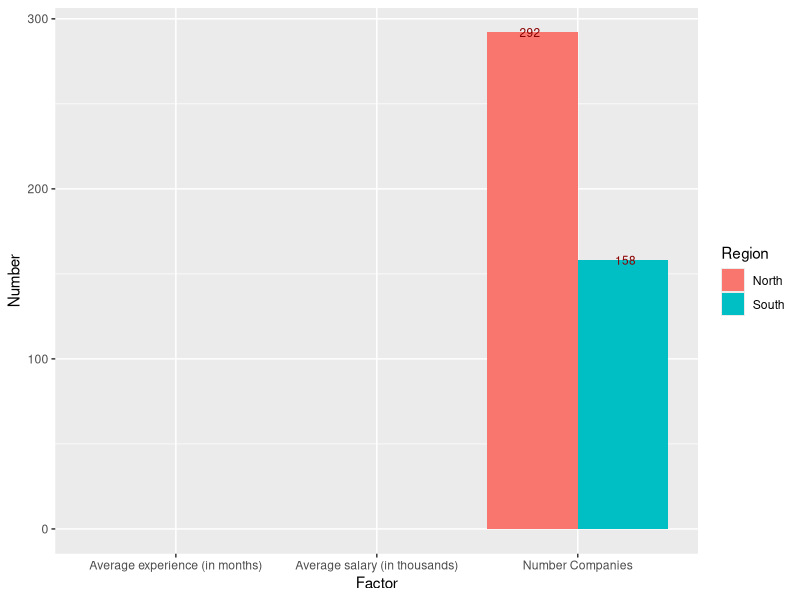
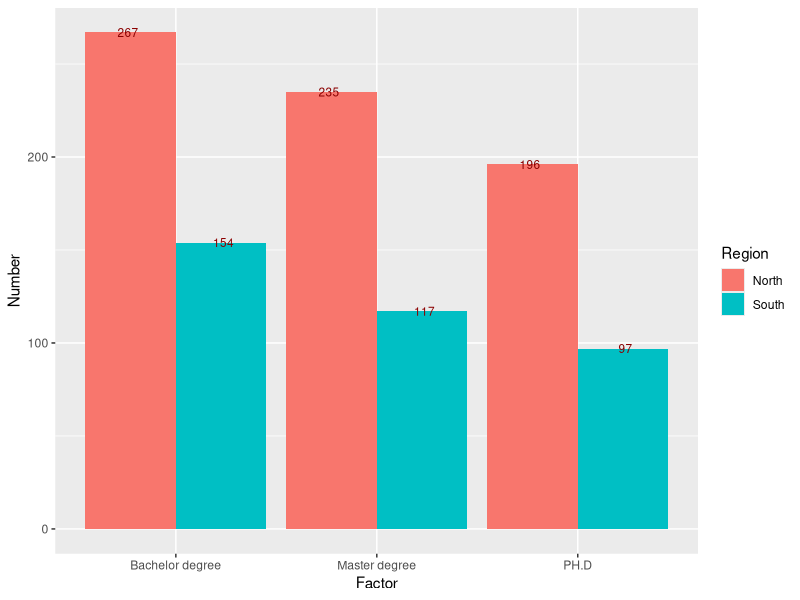
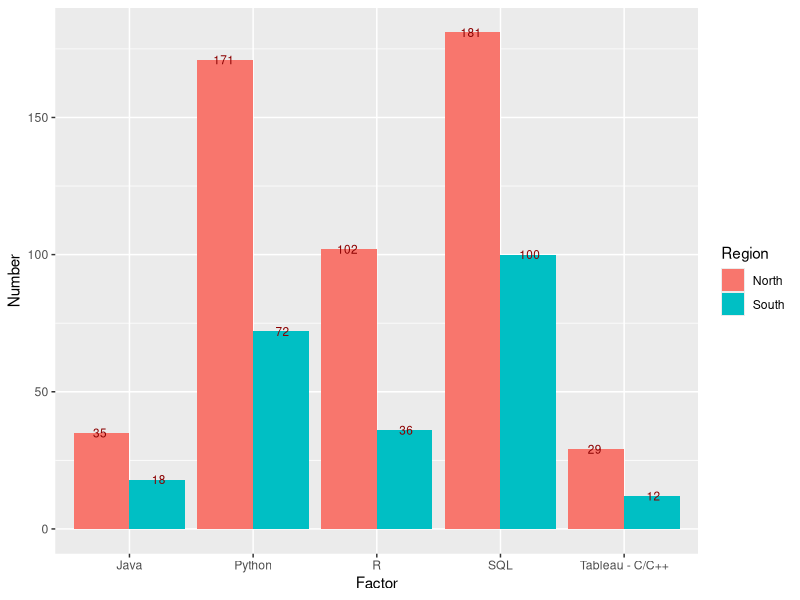

These figures' R source, in order: (Note: this script raises an error after producing the figures.)
## ---- chunk 1
pkg_list = c("ggplot2", "plyr", "stringr")
mia_pkgs = pkg_list[!(pkg_list %in% installed.packages()[,"Package"])]
if(length(mia_pkgs) > 0) install.packages(mia_pkgs)
loaded_pkgs = lapply(pkg_list, require, character.only=TRUE)
## ---- chunk 2
jdata = read.csv("datarelatedjobs.csv")
jdata$X = NULL
names(jdata)
head(jdata)
summary(jdata)
str(jdata)
## ---- chunk 3
for(i in 1:length(jdata$Standing)){
  if(is.na(jdata$Standing[i])){
    jdata$Standing[i] = "All levels"
  }
}  
## ---- chunk 4
count(jdata$Standing)
## ---- chunk 5
North_sub = jdata[which(jdata$Region == "North CA"),]
head(North_sub,5)
South_sub = jdata[which(jdata$Region == "South CA"),]
head(South_sub,5)
## ---- chunk 6
n_companies_north = rep(0, length(count(North_sub$Company)$freq))
n_companies_south = rep(0, length(count(South_sub$Company)$freq))

for(i in 1:length(count(North_sub$Company)$freq)){
  if(count(North_sub$Company)$freq[i] == 1){
    n_companies_north[i] = count(North_sub$Company)$freq[i] 
  } else{
    n_companies_north[i] = 1
  }
}

for(i in 1:length(count(South_sub$Company)$freq)){
  if(count(South_sub$Company)$freq[i] == 1){
    n_companies_south[i] = count(South_sub$Company)$freq[i] 
  } else{
    n_companies_south[i] = 1
  }
}
sum(n_companies_north)
sum(n_companies_south)
## ---- chunk 7
avg_exp_N = round(mean(North_sub$Minimum_exp_years)*12,0)
avg_exp_S = round(mean(South_sub$Minimum_exp_years)*12,0)
avg_exp_N
avg_exp_S
## ---- chunk 8
#Use NA.omit to omit to take out NA values then use mean function to find average
Omit_yr_salary_N = na.omit(North_sub$Estimate_minimum_average_salary)
Omit_yr_salary_S = na.omit(South_sub$Estimate_minimum_average_salary)
North_Est_min_salary = round(mean(Omit_yr_salary_N)/1000,2)
South_Est_min_salary = round(mean(Omit_yr_salary_S)/1000,2)

North_Est_min_salary
South_Est_min_salary
## ---- chunk 9
firstdf = data.frame(
          Region = rep(c("North", "South"), each = 3),
          Factor = rep(c("Average experience (in months)", "Average salary (in thousands)","Number Companies")),
          Number = c(avg_exp_N, North_Est_min_salary, sum(n_companies_north),
                     avg_exp_S, South_Est_min_salary, sum(n_companies_south)))

plotfirst = ggplot(data = firstdf, aes(x = Factor, y = Number, fill = Region)) + 
    geom_bar(stat = "identity", position=position_dodge()) +  
    geom_text(aes(label = Number), position = position_dodge(0.95), vjust=0.5, color = "darkred", size = 3)

#jpeg('plotfirst.jpg')
#plot(plotfirst)
plotfirst

## ---- chunk 10
#Nearly same as counting number of companies:
#Create 3 vectors: n_bach, n_master, n_phd to store the values.
#For this one we need to use stringr.
#Ex: All levels -> n_bach = n_bach + 1, n_master = n_master + 1, n_phd = n_phd + 1
#BS/MS ->  n_bach = n_bach + 1, n_master = n_master + 1 (Use  stringr so that we can get only BS or only MS)
Standing_sub = jdata[which(jdata$Standing != "NA"),]
North_sub_st = Standing_sub[which(Standing_sub$Region == "North CA"),]
South_sub_st = Standing_sub[which(Standing_sub$Region == "South CA"),]
## ---- chunk 11
n_bach_S = length(str_subset(South_sub_st$Standing, pattern = "^B")) + count(South_sub_st$Standing)$freq[which(count(South_sub_st$Standing) == "All levels")]  
n_bach_S

n_master_S = length(str_subset(South_sub_st$Standing, pattern = "^MS")) + length(str_subset(South_sub_st$Standing, pattern = "MS$")) + count(South_sub_st$Standing)$freq[which(count(South_sub_st$Standing) == "All levels")] - length(str_subset(South_sub_st$Standing, pattern = "^MS$"))
n_master_S

n_PH.D_S = length(str_subset(South_sub_st$standing, pattern = "^PH.D")) + length(str_subset(South_sub_st$Standing, pattern = "PH.D$")) + count(South_sub_st$Standing)$freq[which(count(South_sub_st$Standing) == "All levels")]
n_PH.D_S
## ---- chunk 12
n_bach_N = length(str_subset(North_sub_st$Standing, pattern = "^B")) + count(North_sub_st$Standing)$freq[which(count(North_sub_st$Standing) == "All levels")]  
n_bach_N

n_master_N = length(str_subset(North_sub_st$Standing, pattern = "^MS")) + length(str_subset(North_sub_st$Standing, pattern = "MS$")) + count(North_sub_st$Standing)$freq[which(count(North_sub_st$Standing) == "All levels")] - length(str_subset(North_sub_st$Standing, pattern = "^MS$"))
n_master_N

n_PH.D_N = length(str_subset(North_sub_st$standing, pattern = "^PH.D")) + length(str_subset(North_sub_st$Standing, pattern = "PH.D$")) + count(North_sub_st$Standing)$freq[which(count(North_sub_st$Standing) == "All levels")]
n_PH.D_N
## ---- chunk 13
secondtdf = data.frame(
          Region = rep(c("North", "South"), each = 3),
          Factor = rep(c("Bachelor degree", "Master degree","PH.D")),
          Number = c(n_bach_N, n_master_N, n_PH.D_N,
                     n_bach_S, n_master_S, n_PH.D_S))

plotsecond = ggplot(data = secondtdf, aes(x = Factor, y = Number, fill = Region)) + 
    geom_bar(stat = "identity", position=position_dodge()) +  
    geom_text(aes(label = Number), position = position_dodge(0.95), vjust=0.5, color = "darkred", size = 3)

#jpeg('plotsecond.jpg')
#plot(plotsecond)
plotsecond
## ---- chunk 14
count(jdata$Preferred_lang1)[order(count(jdata$Preferred_lang1)$freq),] 

count(jdata$Preferred_lang2)
## ---- chunk 15
count_order = function(col1, col2, order, top){
  ct1 = count(col1)
  ct2 = count(col2)
  if(order == "decreasing"){
    ct1_inc = ct1[order(ct1$freq, decreasing = T),]
    ct2_inc = ct2[order(ct2$freq, decreasing = T),]
    
    cl = length(ct1_inc$freq) - length(ct2_inc$freq)

    if(cl < 0){
      fresult = data.frame(Lang1 = c(as.character(ct1_inc$x), rep(NA,abs(cl))),
                            Freq1 = c(ct1_inc$freq, rep(NA,abs(cl))),
                            Lang2 = as.character(ct2_inc$x),
                            Freq2 = ct2_inc$freq)                  

    } else{
      fresult = data.frame(Lang1 = as.character(ct1_inc$x),
                            Freq1 = ct1_inc$freq,
                            Lang2 = c(as.character(ct2_inc$x), rep(NA,cl)),
                            Freq2 = c(ct2_inc$freq,rep(NA,cl)))         
      }
  }
  else{
    ct1_dec = ct1[order(ct1$freq, decreasing = F),]
    ct2_dec = ct2[order(ct2$freq, decreasing = F),]
    
    cl = length(ct1_dec$freq) - length(ct2_dec$freq)

    if(cl < 0){
      fresult = data.frame(Lang1 = c(as.character(ct1_dec$x), rep(NA,abs(cl))),
                            Freq1 = c(ct1_dec$freq, rep(NA,abs(cl))),
                            Lang2 = as.character(ct2_dec$x),
                            Freq2 = ct2_dec$freq)                  
    } else{
      fresult = data.frame(Lang1 = as.character(ct1_dec$x),
                            Freq1 = ct1_dec$freq,
                            Lang2 = c(as.character(ct2_dec$x), rep(NA,cl)),
                            Freq2 = c(ct2_dec$freq,rep(NA,cl))) 
    }
  }
  for(i in 1:15){
    for(j in 1:15){
      if(fresult$Lang1[i] == fresult$Lang2[j]){
        fresult$Freq1[i] = fresult$Freq1[i] + fresult$Freq2[j]
      }
    }
  }
  if(order == "decreasing"){
    res = fresult[order(fresult$Freq1, decreasing = T),]
  } else {
    res = fresult[order(fresult$Freq1, decreasing = F),]
  }
  return(res[1:top,1:2])
}


## ---- chunk 16
sl = count_order(South_sub_st$Preferred_lang1, South_sub_st$Preferred_lang2,"decreasing", 5)
nl = count_order(North_sub_st$Preferred_lang1, North_sub_st$Preferred_lang2,"decreasing", 5)
sl
nl
thirddf = data.frame(
          Region = rep(c("North", "South"), each = 5),
          Factor = c("SQL", "Python", "R", "Java", "Tableau - C/C++", 
                     "SQL", "Python", "R", "Java", "Tableau - C/C++"),
          Number = c(nl$Freq1[1], nl$Freq1[2], nl$Freq1[3], nl$Freq1[4], nl$Freq1[5], 
                     sl$Freq1[1], sl$Freq1[2], sl$Freq1[3], sl$Freq1[4], sl$Freq1[5]))

plotthird = ggplot(data = thirddf, aes(x = Factor, y = Number, fill = Region)) + 
    geom_bar(stat = "identity", position=position_dodge()) +  
    geom_text(aes(label = Number), position = position_dodge(0.95), vjust=0.5, color = "darkred", size = 3)

#jpeg('plotsecond.jpg')
#plot(plotsecond)
plotthird
## ---- chunk 17
# Top five most demanding languages:C++, Java, Python,R,SQL

order_lang_S = count(South_sub_st$Preferred_lang1)
order_lang_N = count(North_sub_st$Preferred_lang1)
OLS = order_lang_S[order(order_lang_S$freq, decreasing = TRUE),]
OLN = order_lang_N[order(order_lang_N$freq, decreasing = TRUE),]
OLS_df = data.frame(Name_language = OLS$x, Freq = OLS$freq)
OLN_df = data.frame(Name_language = OLN$x, Freq = OLN$freq)

head(OLS_df, 5)
head(OLN_df, 5)
## ---- chunk 18
n_cpp_North = length(str_subset(North_sub_st$Preferred_lang1, pattern = "^C\\++$")) +length(str_subset(North_sub_st$Preferred_lang2, pattern = "C\\++$"))

n_cpp_South = length(str_subset(South_sub_st$Preferred_lang1, pattern = "^C\\++$")) +length(str_subset(South_sub_st$Preferred_lang2, pattern = "C\\++$"))

n_java_South = length(str_subset(South_sub_st$Preferred_lang1, pattern = "^Java$")) +length(str_subset(South_sub_st$Preferred_lang2, pattern = "^Java$"))

n_java_North = length(str_subset(North_sub_st$Preferred_lang1, pattern = "^Java$")) +length(str_subset(North_sub_st$Preferred_lang2, pattern = "^Java$"))

n_Python_North = length(str_subset(North_sub_st$Preferred_lang1, pattern = "^Python$"))+length(str_subset(North_sub_st$Preferred_lang2, pattern = "^Python$"))

n_Python_South = length(str_subset(South_sub_st$Preferred_lang1, pattern = "^Python$"))  +length(str_subset(South_sub_st$Preferred_lang2, pattern ="^Python$"))

n_R_North = length(str_subset(North_sub_st$Preferred_lang1, pattern = "^R$")) +length(str_subset(North_sub_st$Preferred_lang2, pattern = "R$"))

n_R_South = length(str_subset(South_sub_st$Preferred_lang1, pattern = "^R$"))  +length(str_subset(South_sub_st$Preferred_lang2, pattern = "R$"))
n_R_South
n_SQL_North = length(str_subset(North_sub_st$Preferred_lang1, pattern = "^SQL$")) +length(str_subset(North_sub_st$Preferred_lang1, pattern = "/SQL$")) +length(str_subset(North_sub_st$Preferred_lang2, pattern = "^SQL$"))

n_SQL_South = length(str_subset(South_sub_st$Preferred_lang1, pattern = "^SQL$"))+ length(str_subset(South_sub_st$Preferred_lang1, pattern = "/SQL$"))+ length(str_subset(South_sub_st$Preferred_lang2, pattern = "^SQL$"))


res = cbind(nl,sl)
handwaydf = data.frame(NLang1 = c("SQL", "Python", "R", "Java", "C/C++"),
                       NFreg1 = c(n_SQL_North, n_Python_North, n_R_North, n_java_North, n_cpp_North),
                       SLang1 = c("SQL", "Python", "R", "Java", "C/C++"),
                       NLang1 = c(n_SQL_South, n_Python_South, n_R_South, n_java_South, n_cpp_South))
res
handwaydf
## ---- chunk 19
top20 = count_order(jdata$Preferred_lang1, jdata$Preferred_lang2,"decreasing", 20)
top20
## ---- chunk 20
for (i in 1:length(jdata$Standing)){
  if(!is.na(str_extract(jdata$Standing[i], pattern = "^B")) || !is.na(str_extract(jdata$Standing[i], pattern = "^A"))){
    jdata$Difficulty[i] = "Easy"
  } else if (!is.na(str_extract(jdata$Standing[i], pattern = "^M"))){
    jdata$Difficulty[i] = "Medium"
  } else if (!is.na(str_extract(jdata$Standing[i], pattern = "^P"))){
    jdata$Difficulty[i] = "Hard"
  }
}
## ---- chunk 21
compare_dflength = function(df1, df2, df3,df4){
  res = rep(0, 8)
  compare = c(nrow(df1), nrow(df2),nrow(df3), nrow(df4))
  
  res[1] = max(compare)
  res[2] = max(compare[compare != res[1]])
  res[3] = min(compare[compare != min(compare)])
  res[4] = min(compare)
  res[5:8] = compare
  return(res)
}
## ---- chunk 22
# Instruction:
#   First subset our data into small subset that satisfies only 1 agrument.
#   Compare the length of those 4 small subsets. 
#   Find the intersection subset between those 4 subsets that is the largest will be our result
a = jdata[which(jdata$Difficulty == "Easy"),]
b = jdata[which(jdata$Min_exp <=2),]
c = jdata[which(jdata$Region == "North CA"),]
d = jdata[which(jdata$Preferred_lang1 == "R"),]

# jdata$Minimum_exp_years
# jdata$Region
# jdata$Preferred_lang1
## ---- chunk 23
Argu_x = jdata$Company[which(jdata$Minimum_exp_years == "5")]
Argu_y = jdata$Company[which(jdata$Difficulty == "Easy")]
Argu_z = jdata$Company[which(jdata$Region == "North CA")]
Argu_u = jdata$Company[which(jdata$Preferred_lang1 == "Python")]

intersect(intersect(Argu_x,Argu_y),intersect(Argu_z,Argu_u))


e = a[which(a$Region == "North CA"),]
f = e[which(e$Min_exp <=2),]
f[which(f$Preferred_lang1 == "R"),]

e1 = d[which(d$Min_exp <= 2),]
f1 = e1[which(e1$Region == "North CA"),]
r1 = data.frame(f1[which(f1$Difficulty == "Easy"),])

e2 = b[which(b$Region == "North CA"),]
f2 = e2[which(e2$Difficulty == "Easy"),]
r2 = data.frame(f2[which(f2$Preferred_lang2 == "R"),])

rbind.data.frame(r1,r2)[2]
## ---- chunk 24
find_company = function(Difficulty, Exp, Region,Language){
  Argu_y = jdata$Company[which(jdata$Difficulty == Difficulty)]
  Argu_x = jdata$Company[which(jdata$Min_exp <= Exp)]
  Argu_z = jdata$Company[which(jdata$Region == Region)]
  Argu_u = jdata$Company[which(jdata$Preferred_lang1 == Language) || which(jdata$Preferred_lang2 == Language)]
  
  return(intersect(intersect(Argu_x,Argu_y),intersect(Argu_z,Argu_u)))

}

find_company("Easy", 9, "North CA","Python")
## ---- chunk 25
for(i in 1:length(jdata$Min_exp)){
  if(jdata$Min_exp[i] == 1 & !is.na(jdata$Est_min_avg_salary[i])){
    if(jdata$Est_min_avg_salary[i] >= 150000){
      jdata$Min_exp[i] = 4
    }
    else if(jdata$Est_min_avg_salary[i] >= 130000 &
            jdata$Est_min_avg_salary[i] <  150000){
      jdata$Min_exp[i] = 3
    }
    else if (jdata$Est_min_avg_salary[i] >= 100000 &
             jdata$Est_min_avg_salary[i] <  130000){
      jdata$Min_exp[i] = 2
    }
    else{jdata$Min_exp[i] = 1}
  } 
}
## ---- chunk 26
set.seed(2018)
result = jdata$Est_min_avg_salary[which.min(jdata$Est_min_avg_salary)]
for (i in 1:length(jdata$City))
if(count(jdata$City)$freq[which(count(jdata$City)$x == (jdata$City[i]))] > mean(count(jdata$City)$freq)){ 
  jdata$Jobs_density[i] = "High"
  jdata$City_Bonus[i] = round(rnorm(1, mean = result * 1.2, sd = 300),1) 
} else {
  jdata$Jobs_density[i] = "Low"
  jdata$City_Bonus[i] = round(rnorm(1, mean = result * 1.18, sd = 300),1) 
}

## ---- chunk 27
count(str_detect(jdata$Position, pattern = "Scientist"))
count(str_detect(jdata$Position, pattern = "Analyst"))
count(str_detect(jdata$Position, pattern = "Engineer"))
## ---- chunk 28
set.seed(2018)
for (i in 1:length(jdata$Position)){
  if(str_detect(jdata$Position[i], pattern = "Engineer")){
    jdata$Posi_Bonus[i] = round(rnorm(1, mean = 7000, sd = 500),1)
  }  else if (str_detect(jdata$Position[i], pattern = "Scientist")){
    jdata$Posi_Bonus[i] = round(rnorm(1, mean = 5000, sd = 500),1)
  }  else if (str_detect(jdata$Position[i], pattern = "Analyst")){
    jdata$Posi_Bonus[i] = round(rnorm(1, mean = 3000, sd = 500),1)
  } 
}
#as.numeric(jdata$Posi_Bonus)
head(jdata,10)
## ---- chunk 29

## ---- chunk 30
par(mfrow = c(1,3))
model1 = lm(Est_min_avg_salary ~ City_Bonus, data = jdata)
plot(jdata$Est_min_avg_salary ~ jdata$City_Bonus, main = "Salary vs City Bonus", xlab = "City Bonus", ylab = "Salary")
abline(model1)

model2 = lm(Est_min_avg_salary ~ Posi_Bonus, data = jdata)
plot(jdata$Est_min_avg_salary ~ jdata$Posi_Bonus, main = "Salary vs Position Bonus", xlab = "Position Bonus", ylab = "Salary")
abline(model2)
## ---- chunk 31

## ---- chunk 32
